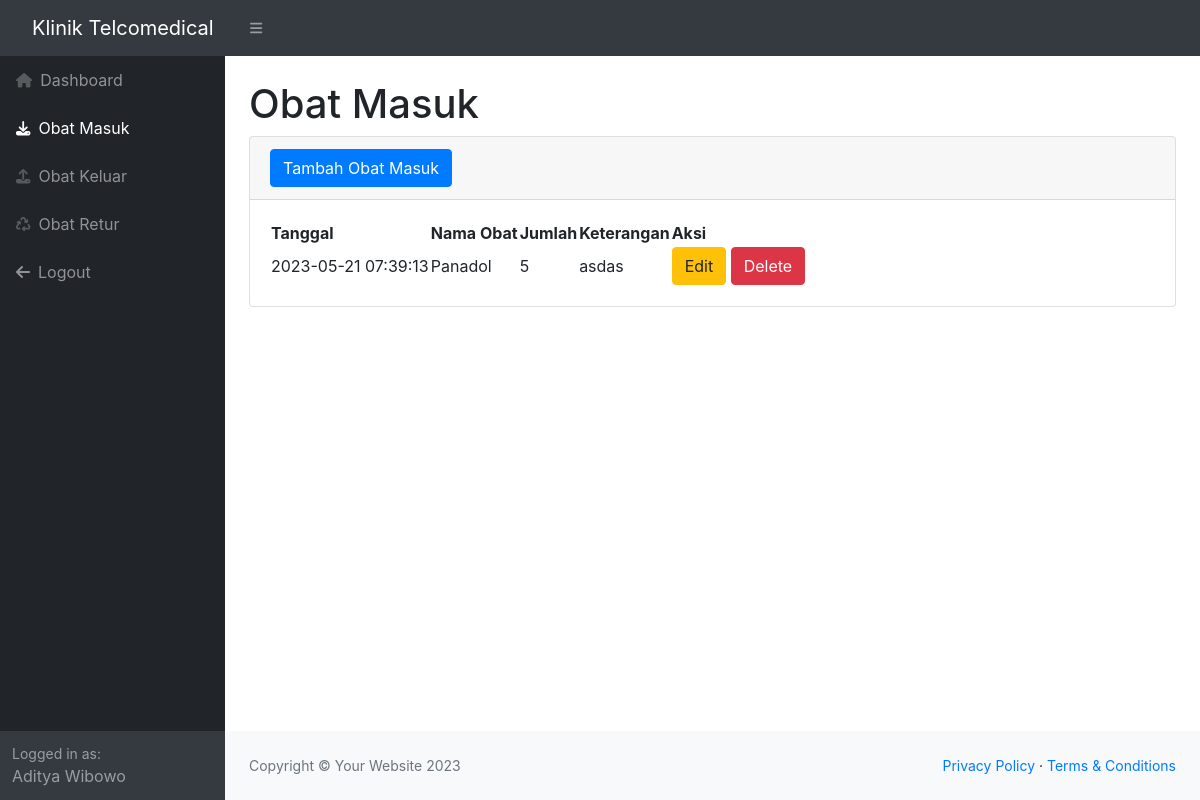
The app's page /masuk.php (signed in), older data.
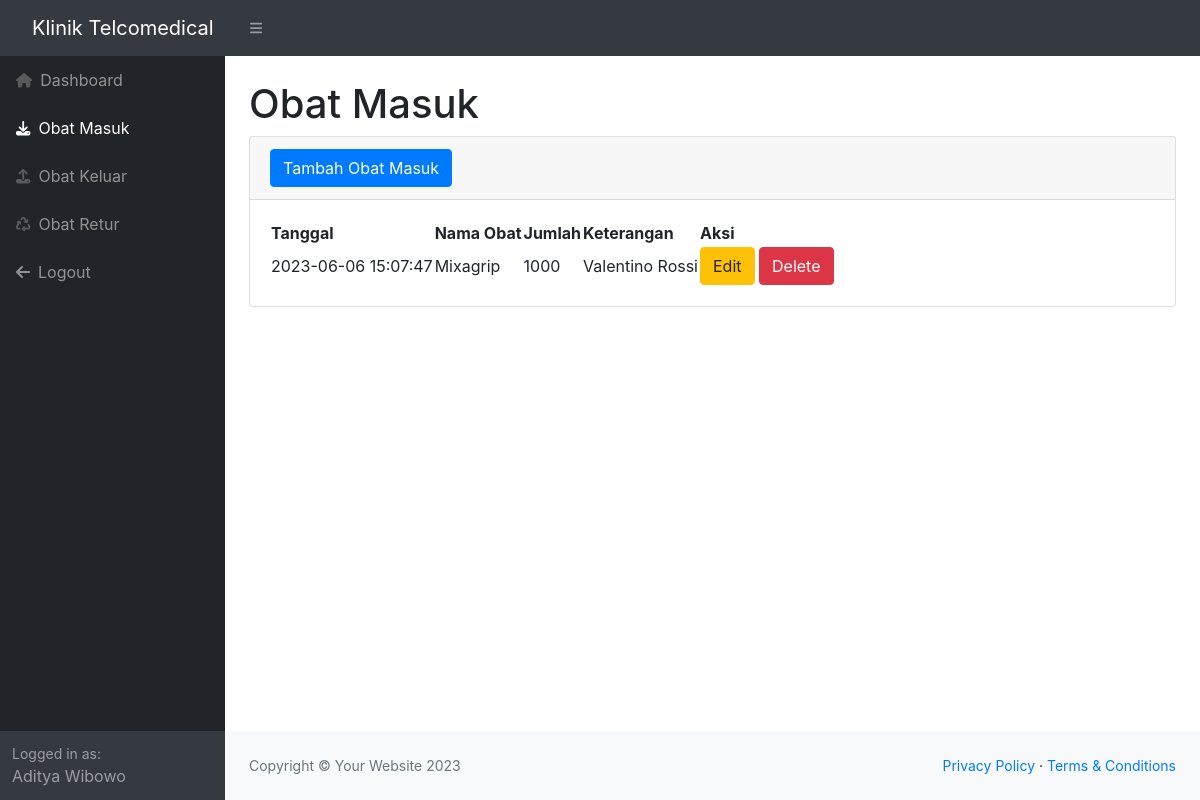
The same page, newer data.
### tables this page shows
CREATE TABLE `masuk` (
  `idmasuk` int(11) NOT NULL,
  `idobat` int(11) NOT NULL,
  `tanggal` timestamp NOT NULL DEFAULT current_timestamp(),
  `keterangan` varchar(50) NOT NULL,
  `qty` int(11) NOT NULL
);

CREATE TABLE `stock` (
  `idobat` int(11) NOT NULL,
  `namaobat` varchar(25) NOT NULL,
  `deskripsi` varchar(25) NOT NULL,
  `keteranganObt` varchar(25) NOT NULL,
  `tgl_kadarluasa` varchar(25) NOT NULL,
  `barcode` varchar(25) NOT NULL,
  `stock` int(11) NOT NULL
);

### masuk.php (the view, shortened to what this page needs)
<?php
require 'function.php';
$masuk = 'masuk';
?>
<!DOCTYPE html>
<html lang="en">
<head>
    <link href="https://cdn.jsdelivr.net/npm/simple-datatables@7.1.2/dist/style.min.css" rel="stylesheet" />
    <link href="css/styles.css" rel="stylesheet" />
    <link rel="stylesheet" href="https://cdn.jsdelivr.net/npm/bootstrap@4.6.2/dist/css/bootstrap.min.css">
</head>
<body class="sb-nav-fixed">
    <nav class="sb-topnav navbar navbar-expand navbar-dark bg-dark">
        <a class="navbar-brand ps-3" href="index.php">Klinik Telcomedical</a>
        <button class="btn btn-link btn-sm order-1 order-lg-0 me-4 me-lg-0" id="sidebarToggle" href="#!"><i class="fas fa-bars"></i></button>
    </nav>
    <div id="layoutSidenav">
        <div id="layoutSidenav_nav">
            <nav class="sb-sidenav accordion sb-sidenav-dark" id="sidenavAccordion">
                <div class="sb-sidenav-menu">
                    <div class="nav">
                        <a class="nav-link" href="index.php">
                            <div class="sb-nav-link-icon"><i class="fas fa-home-alt"></i></i></div>
                            Dashboard
                        </a>
                        <a class="nav-link <?php if ($masuk == "masuk") echo "active"; ?>" href="masuk.php">
                            <div class="sb-nav-link-icon"><i class="fa-solid fa-download"></i></div>
                            Obat Masuk
                        </a>
                        <a class="nav-link" href="keluar.php">
                            <div class="sb-nav-link-icon"><i class="fa-solid fa-upload"></i></div>
                            Obat Keluar
                        </a>
                        <a class="nav-link" href="retur.php">
                            <div class="sb-nav-link-icon"><i class="fa fa-recycle" aria-hidden="true"></i></div>
                            Obat Retur
                        </a>
                        <a class="nav-link" href="logout.php" data-toggle="modal" data-target="#log">
                            <i class="fa-solid fa-arrow-left mr-2"></i>Logout
                        </a>
                    </div>
                </div>
                <div class="sb-sidenav-footer">
                    <div class="small">Logged in as:</div>
                    Aditya Wibowo
                </div>
            </nav>
        </div>
        <div id="layoutSidenav_content">
            <main>
                <div class="container-fluid px-4">
                    <h1 class="mt-4">Obat Masuk</h1>
                    <div class="card mb-4">
                        <div class="card-header">
                            <button type="button" class="btn btn-primary" data-toggle="modal" data-target="#myModal">
                                Tambah Obat Masuk
                            </button>
                        </div>
                        <div class="card-body">
                            <table id="datatablesSimple">
                                <thead>
                                    <tr>
                                        <th>Tanggal</th>
                                        <th>Nama Obat</th>
                                        <th>Jumlah</th>
                                        <th>Keterangan</th>
                                        <th>Aksi</th>
                                    </tr>
                                </thead>
                                <tbody>
                                    <?php
                                    $ambilsemuadatastock = mysqli_query($conn, "select * from masuk m, stock s where s.idobat = m.idobat");
                                    while ($data = mysqli_fetch_array($ambilsemuadatastock)) {
                                        $idm = $data['idmasuk'];
                                        $tanggal = $data['tanggal'];
                                        $namaobat = $data['namaobat'];
                                        $qty = $data['qty'];
                                        $keterangan = $data['keterangan'];
                                    ?>
                                        <tr>
                                            <td><?= $tanggal; ?></td>
                                            <td><?= $namaobat; ?></td>
                                            <td><?= $qty; ?></td>
                                            <td><?= $keterangan; ?></td>
                                            <td>
                                                <button type="button" class="btn btn-warning" data-toggle="modal" data-target="#edit<?= $idm; ?>">
                                                    Edit
                                                </button>
                                                <button type="button" class="btn btn-danger" data-toggle="modal" data-target="#delete<?= $idm; ?>">
                                                    Delete
                                                </button>
                                            </td>
                                        </tr>
                                    <?php
                                    };
                                    ?>
                                </tbody>
                            </table>
                        </div>
                    </div>
                </div>
            </main>
            <footer class="py-4 bg-light mt-auto">
                <div class="container-fluid px-4">
                    <div class="d-flex align-items-center justify-content-between small">
                        <div class="text-muted">Copyright &copy; Your Website 2023</div>
                        <div>
                            <a href="#">Privacy Policy</a>
                            &middot;
                            <a href="#">Terms &amp; Conditions</a>
                        </div>
                    </div>
                </div>
            </footer>
        </div>
    </div>
</body>
</html>

Row changes from the older to the newer data that the page shows:
removed masuk: tanggal "2023-05-21 07:39:13", idobat.namaobat "Panadol", qty "5", keterangan "asdas"
added masuk: tanggal "2023-06-06 15:07:47", idobat.namaobat "Mixagrip", qty "1000", keterangan "Valentino Rossi"
